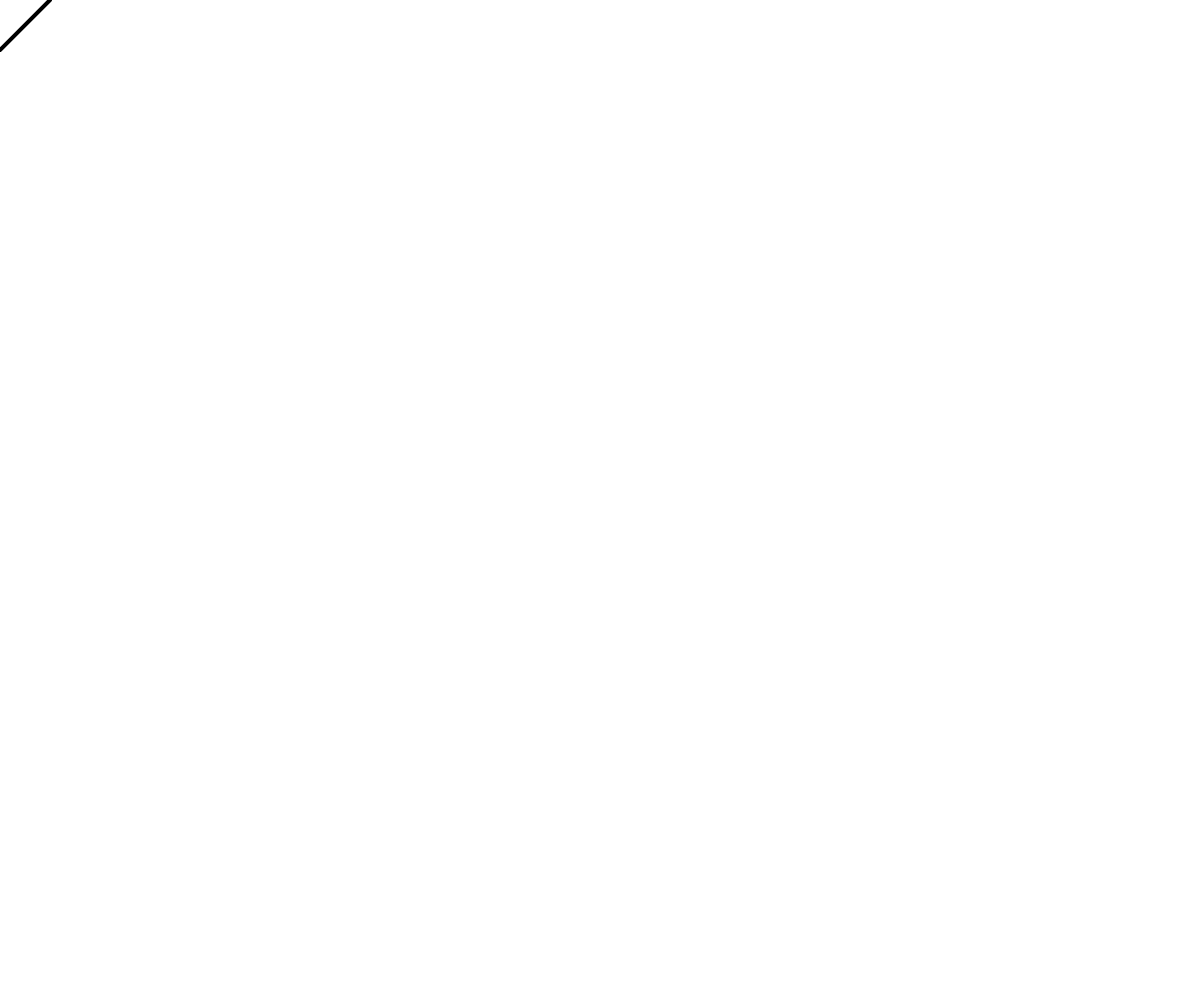
Frame 1 (no input)
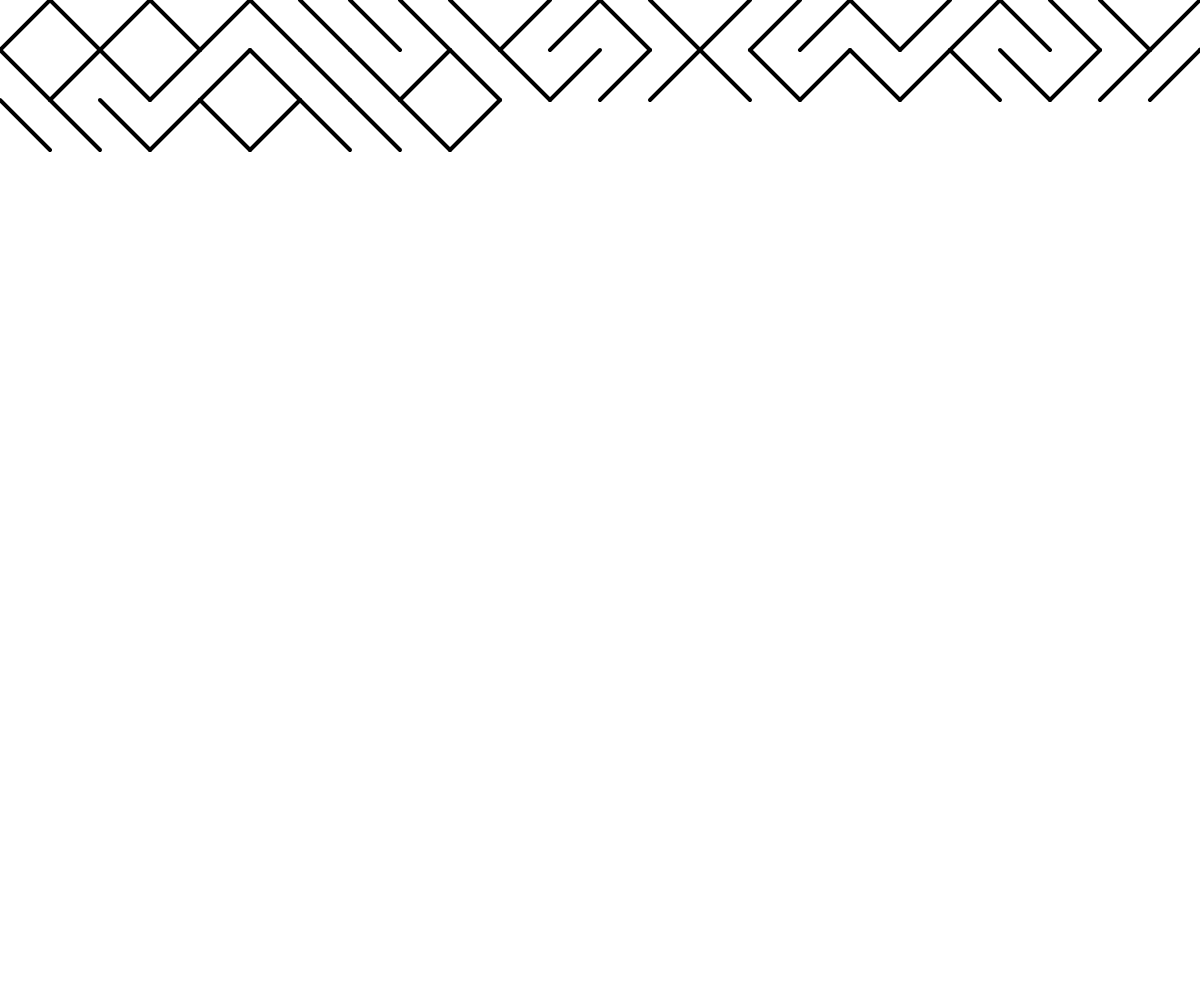
Frame 60 (no input)
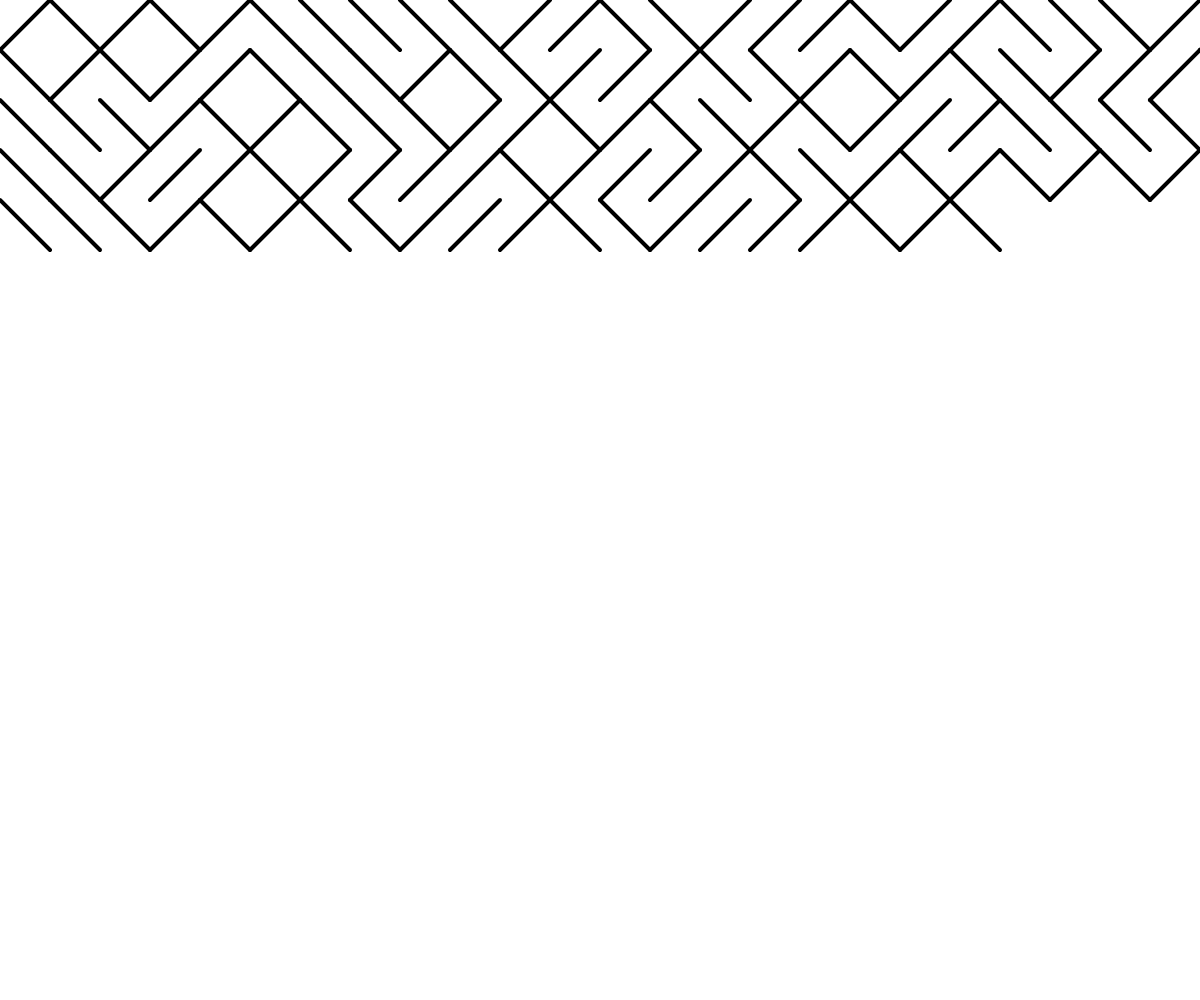
Frame 120 (the mouse pressed at the canvas centre since frame 60)

The p5.js sketch that drew these frames (run headless with seeded random() and noise() and a simulated clock; from frame 60 on, the mouse is pressed at the canvas centre):

// p5.js sketch
// ── sketch.js
let x = 0;
let y = 0;
let spacing = 50;
function setup() {
  createCanvas(windowWidth, windowHeight);
}
function draw() {
  strokeWeight(4);
  let r = random(1);
  if (r < 0.5) {
    //   fill(0)
    // rect(x, y, spacing, spacing);
    line(x,y,x+spacing,y+spacing);
  }
  else 
  line(x+spacing,y,x,y+spacing);
  
  x += spacing;
  if (x > width) {
    x = 0;
    y += spacing;
  }
  if (y > height) {
    noLoop();
  }
}
